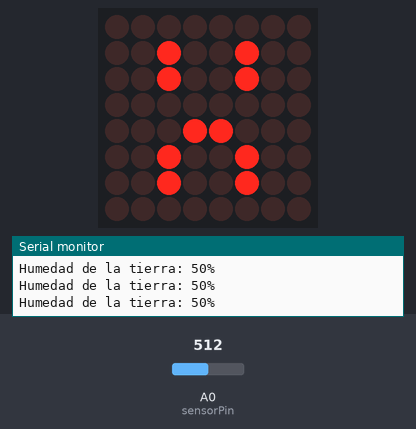
A sketch run on a simulated Arduino Uno, built with avr-gcc and run on an emulated ATmega328P. Parts: 8×8 LED matrix, the last lines printed to the serial monitor. The test bench sets the inputs (shaded band); at power-on: A0 (sensorPin) = 512.

Above: at 1.4 s.
1.5 s: A0 (sensorPin) set to 716
At 2.9 s:
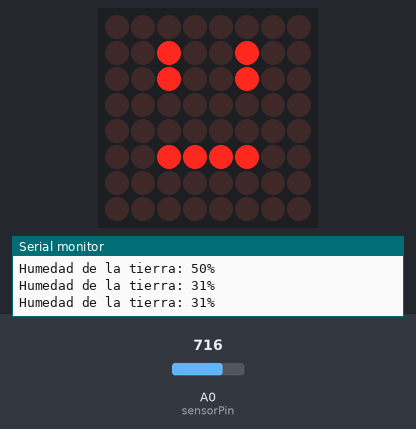
3.4 s: A0 (sensorPin) set to 1023
At 4.5 s:
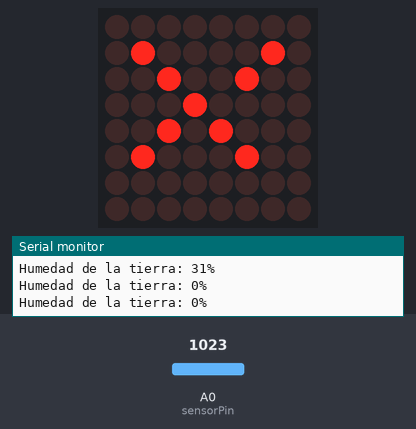
5.2 s: A0 (sensorPin) set to 306
At 6.0 s:
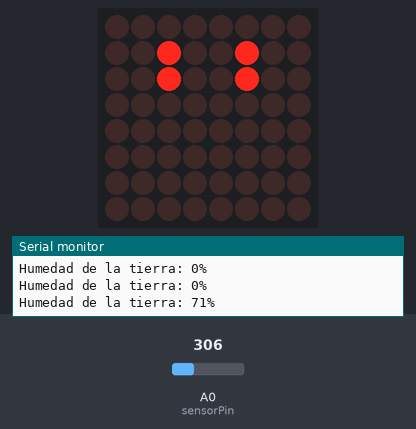
7.0 s: A0 (sensorPin) set to 122
At 7.6 s:
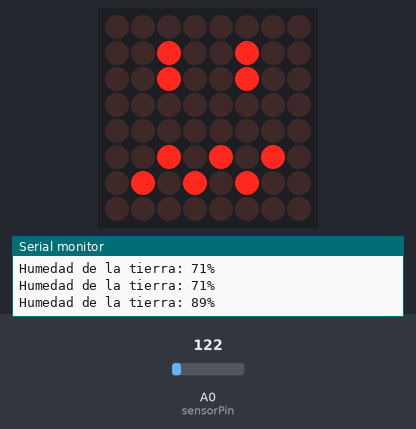
8.8 s: A0 (sensorPin) set to 511
At 10.3 s:
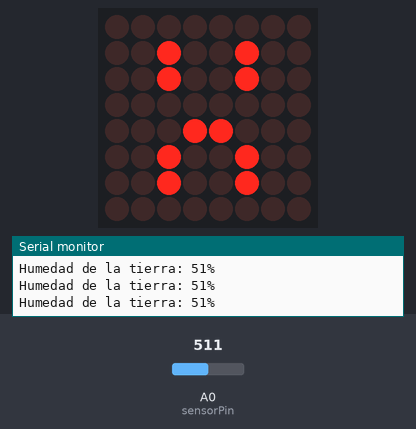
10.6 s: A0 (sensorPin) set to 900
At 11.9 s:
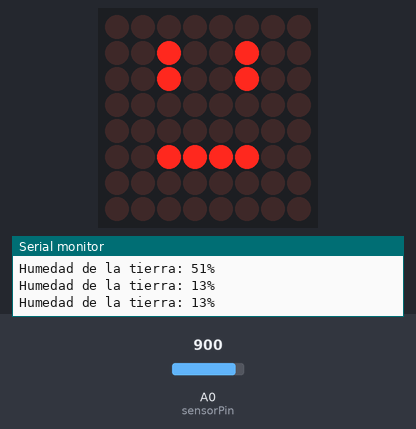
Timing chart, 0 to 13.4 s (numbered marks = the images above; inputs shaded):
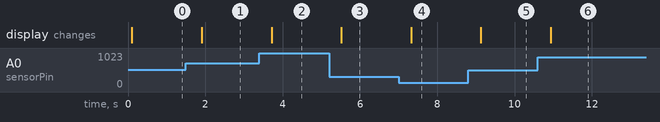

Measured:
- after the input at 1.5 s, the display: changes after 0.41 s (image 1)
- after the input at 3.4 s, the display: changes after 0.31 s (image 2)
- after the input at 5.2 s, the display: changes after 0.32 s (image 3)
- after the input at 7.0 s, the display: changes after 0.32 s (image 4)
- after the input at 8.8 s, the display: changes after 0.33 s (image 5)
- after the input at 10.6 s, the display: changes after 0.33 s (image 6)

The sketch:

GreenSense.ino
```cpp
#include "LedControl.h"

LedControl lc = LedControl(11,13,10,1); //DIN,CLK,CS,#DISP

#define demora 500
#define sensorPin A0
int valorSensor = 0;

byte feliz[8] = {
B00000000, // filas necesarias por mostrar el digito cero
B00100100,
B00100100,
B00000000,
B01000010,
B00100100,
B00011000,
B00000000
};

byte serio[8] = {
  B00000000,				// filas necesarias por mostrar el digito uno
  B00100100,
  B00100100,
  B00000000,
  B00000000,
  B00111100,
  B00000000,
  B00000000
};

byte triste[8] = {
  B00000000, // filas necesarias por mostrar el digito cero
  B00100100,
  B00100100,
  B00000000,
  B00011000,
  B00100100,
  B00100100,
  B00000000
};

byte morido[8] = {
  B00000000, // filas necesarias por mostrar el digito cero
  B00100100,
  B00100100,
  B00000000,
  B00000000,
  B00101010,
  B01010100,
  B00000000
};

byte mudo[8] = {
  B00000000, // filas necesarias por mostrar el digito cero
  B00100100,
  B00100100,
  B00000000,
  B00000000,
  B00000000,
  B00000000,
  B00000000
};

byte nada[8] = {
  B00000000,
  B01000010, // filas necesarias por mostrar el digito cero
  B00100100,
  B00010000,
  B00101000,
  B01000100,
  B00000000,
  B00000000
};

void setup() {
  lc.shutdown(0, false);
  lc.setIntensity(0, 4);
  lc.clearDisplay(0);
  Serial.begin(9600);
}

void loop() {

  int valorSensor = map(analogRead(sensorPin), 0, 1023, 100, 0);
  //se hace un mapeo de la lectura del sensor a porcentual
  Serial.print("Humedad de la tierra: ");
  Serial.print(valorSensor);
  Serial.println("%");
  delay(100);


  if (valorSensor >= 80 && valorSensor < 100) {
    mostrar_morido();//mareado
  }
  else if (valorSensor >=65 && valorSensor < 80) {
    mostrar_mudo();
  }
  else if (valorSensor >= 55 && valorSensor < 65) {
    mostrar_feliz();
  }
  else if (valorSensor >= 45 && valorSensor <= 55) {
    mostrar_triste();
  }
  else if (valorSensor >= 5 && valorSensor < 45) {
    mostrar_serio();
  }
  else if (valorSensor >= 0 && valorSensor < 5) {
    mostrar_nada();
  }

  delay(demora);
}

// Funciones para mostrar los patrones en la matriz LED
void mostrar_feliz() {
  for (int i = 0; i < 8; i++) {
    lc.setRow(0, i, feliz[i]);
  }
}

void mostrar_serio() {
  for (int i = 0; i < 8; i++) 		// bucle itera 8 veces por el array
  {
    lc.setRow(0,i,serio[i]);		// establece fila con valor de array uno en misma posicion
  }
}

void mostrar_triste() {
  for (int i = 0; i < 8; i++)  		// bucle itera 8 veces por el array
  {
    lc.setRow(0,i,triste[i]);		// establece fila con valor de array dos en misma posicion
  }
}

void mostrar_morido() {
 for (int i = 0; i < 8; i++) 		// bucle itera 8 veces por el array
  {
    lc.setRow(0,i,morido[i]);		// establece fila con valor de array tres en misma posicion
  }
}

void mostrar_mudo() {
 for (int i = 0; i < 8; i++) 		// bucle itera 8 veces por el array
  {
    lc.setRow(0,i,mudo[i]);		// establece fila con valor de array tres en misma posicion
  }
}

void mostrar_nada() {
 for (int i = 0; i < 8; i++) 		// bucle itera 8 veces por el array
  {
    lc.setRow(0,i,nada[i]);		// establece fila con valor de array tres en misma posicion
  }
}
```
